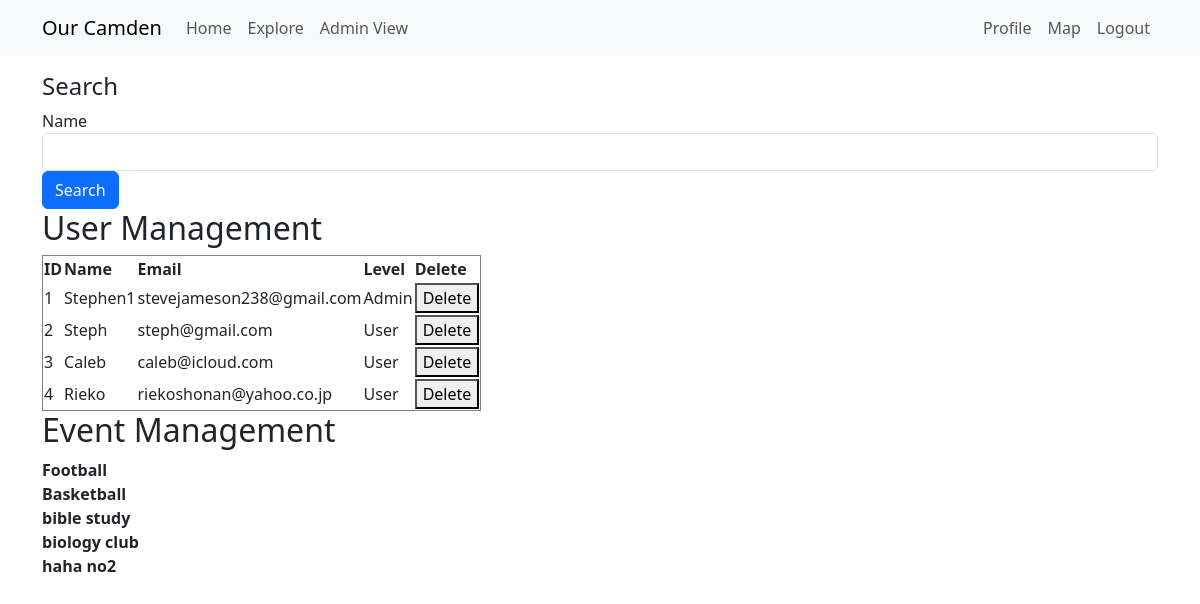
Before: /admin-view (signed in) with the older database file.
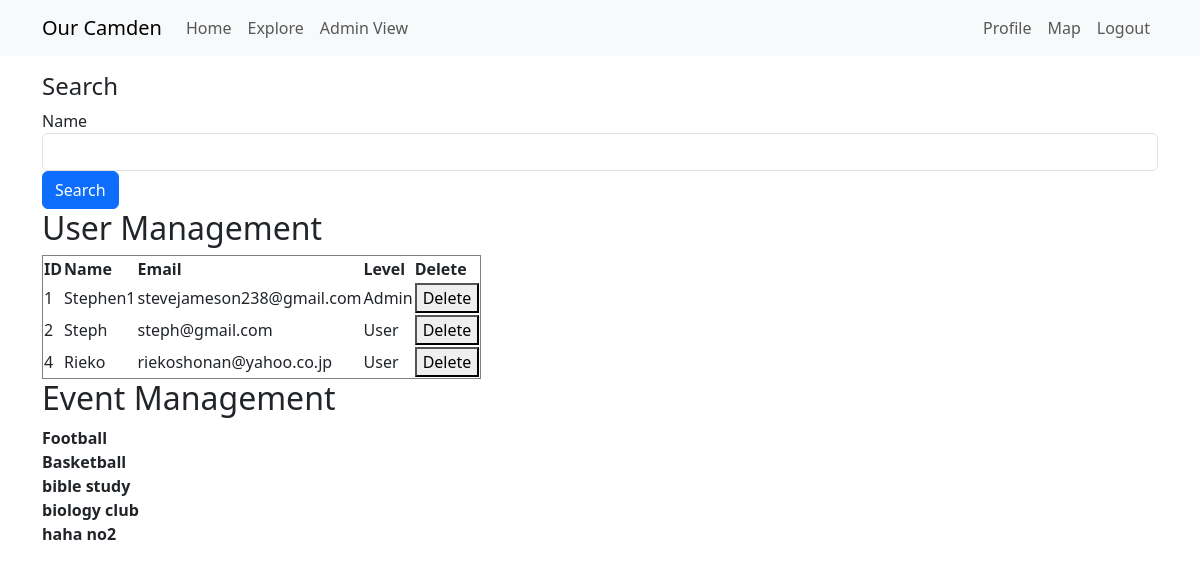
After: the same page with the newer database file.
### app/models.py (models this page shows, shortened)
class User(UserMixin, db.Model):
    __tablename__ = "User"
    __searchable__ = ['username', 'email']
    id: so.Mapped[int] = so.mapped_column(primary_key=True) # so.Mapped gives a python data type to the attr, so.mapped_column creates the actual column
    access_level: so.Mapped[int] = so.mapped_column(
        default=0,  # Default to 0 (logged-in User)
        nullable=False
    )
    username: so.Mapped[str] = so.mapped_column(sa.String(64), index=True,
                                                unique=True)
    email: so.Mapped[str] = so.mapped_column(sa.String(120), index=True,
                                             unique=True)
    password_hash: so.Mapped[Optional[str]] = so.mapped_column(sa.String(256)) #attr can be defined as Optional
    about_me: so.Mapped[Optional[str]] = so.mapped_column(sa.String(140))
    last_seen: so.Mapped[Optional[datetime]] = so.mapped_column(
        default=lambda: datetime.now(timezone.utc))
    posts: so.WriteOnlyMapped['Post'] = so.relationship(
        back_populates='author',
        passive_deletes=True) #back_populates links Posts.author to User.posts
    following: so.WriteOnlyMapped['User'] = so.relationship(
        secondary=followers, primaryjoin=(followers.c.follower_id == id), # establish link between User and Follower tables, where the id matches (all the Users this current User follows)
        secondaryjoin=(followers.c.followed_id == id), #links followers back to Users. identifies all Users who are followed by the current User
        back_populates='followers',
        passive_deletes=True) #links User.following to Follower.followers (who the User is following)
    followers: so.WriteOnlyMapped['User'] = so.relationship(
        secondary=followers, primaryjoin=(followers.c.followed_id == id),
        secondaryjoin=(followers.c.follower_id == id),
        back_populates='following',
        passive_deletes=True) #same but for who the User is being followed by
    Markers: so.Mapped["Marker"] = so.relationship(
        "Marker",
        back_populates="creator",  # Links to the `Marker.creator` relationship
    )
    def __repr__(self):
        return self.username # provides information in a nice format for each User

class Marker(db.Model):
    __tablename__ = "Marker"
    __searchable__ = ['event_name', 'event_description', 'User_id', 'filter_type']  # Fields to index
    approved: so.Mapped[bool] = so.mapped_column(default = False, nullable = False)
    website: so.Mapped[str] = so.mapped_column(nullable=True)
    id: so.Mapped[int] = so.mapped_column(primary_key=True)
    event_name: so.Mapped[str] = so.mapped_column(sa.String(140), nullable=False)
    event_description: so.Mapped[str] = so.mapped_column(sa.String(140))
    filter_type: so.Mapped[str] = so.mapped_column(sa.String(60))
    User_id: so.Mapped[str] = so.mapped_column(db.ForeignKey("User.id"))
    Location_id: so.Mapped[str] = so.mapped_column(db.ForeignKey("Location.id"))
    def __repr__(self) -> str:
        return f"<Marker (id={self.id})>"
    Location: so.Mapped["Location"] = so.relationship(
        "Location",
        back_populates="markers",
        foreign_keys="[Marker.Location_id]"
    )
    creator: so.Mapped["User"] = so.relationship(
        "User",
        back_populates="Markers",  # Links to the `User.Markers` relationship
        foreign_keys="[Marker.User_id]"
    )

### app/routes.py (the view)
@app.route('/admin-view')
def admin_view():
    if current_user.is_authenticated and current_user.access_level==1: #so that users can't try to get in from url
        try:
            query = request.args.get('query', '')  # Get query, default to empty string
            print(query)
            if query:
                print('searching')
                user_data = User.query.msearch(query, fields=['username', 'email']).all()
            else:
                user_data = User.query.all()
            marker_data = Marker.query.all()  # Fetch all markers
            print(user_data, marker_data)
            return render_template('admin_view.html', users=user_data, markers=marker_data)
        except Exception as e:
            print(f"Error: {str(e)}")  # Log error to terminal
            return jsonify({'error': str(e)}), 500
    else:
        return redirect(url_for('index.html'))

### app/models.py (called while the page is built)
@login.user_loader
def load_User(id):
    return db.session.get(User, int(id))

### app/routes.py (called while the page is built)
@app.before_request
def before_request(): # if user is logged in, record the time they log in, update database
    if current_user.is_authenticated:
        current_user.last_seen = datetime.now(timezone.utc)
        db.session.commit()

### app/templates/admin_view.html (shortened to what this page needs)
{% extends "base.html" %}
{% block content %}
    <h4>Search</h4>
    <form class="form-inline" method="GET" action="{{ url_for('admin_view') }}">
        <div class="form-group">
            <label for="query">Name</label>
            <input type="text" class="form-control" name="query" id="query">
        </div>
        <button type="submit" class="btn btn-primary">Search</button>
    </form>
    <body>
    </head>
    <body>
        <h2>User Management</h2>
        <table border="1">
            <tr>
                <th>ID</th>
                <th>Name</th>
                <th>Email</th>
                <th>Level</th>
                <th>Delete</th>
            </tr>
            {% for user in users %}
            <tr>
                <td>{{ user.id }}</td>
                <td contenteditable="true" onblur="editUser(event, {{ user.id }}, 'name')">{{ user.username }}</td>
                <td contenteditable="true" onblur="editUser(event, {{ user.id }}, 'email')">{{ user.email }}</td>
                <td contenteditable="true" onblur="editUser(event, {{ user.id }}, 'email')">{% if user.access_level ==1 %}Admin{% else %}User{% endif %}</td>
                <td><button onclick="deleteUser({{ user.id }}, this.parentNode.parentNode)">Delete</button></td>
            </tr>
            {% endfor %}
    </table>
            <div>
                <h2>Event Management</h2>
                <table>
                    {% for marker in markers %}
                    <tr>
                        <strong>{{ marker.event_name }}</strong> <br>
                    </tr>
                    {% endfor %}
                </table>
            </div>
        </div>
    </body>
{% endblock %}

Changed rows visible on the page:
removed User: id "3", username "Caleb", email "caleb@icloud.com", access_level "User"
